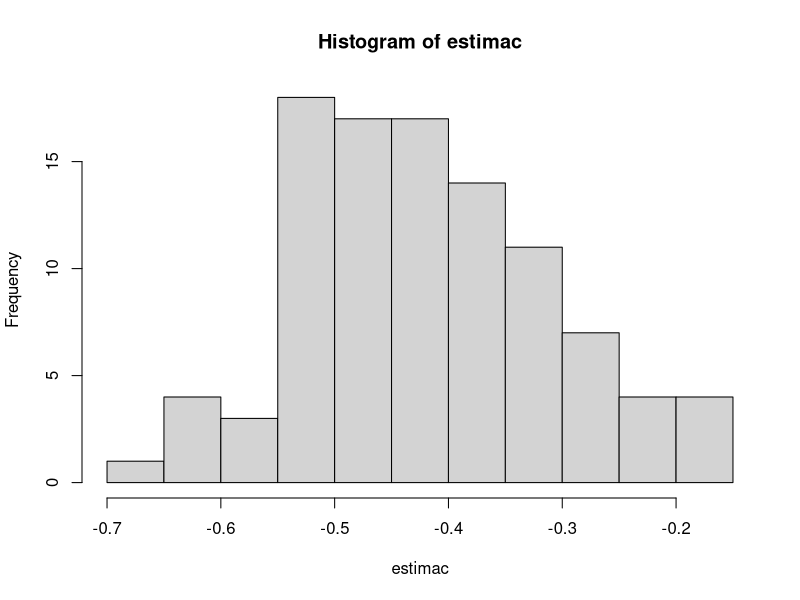
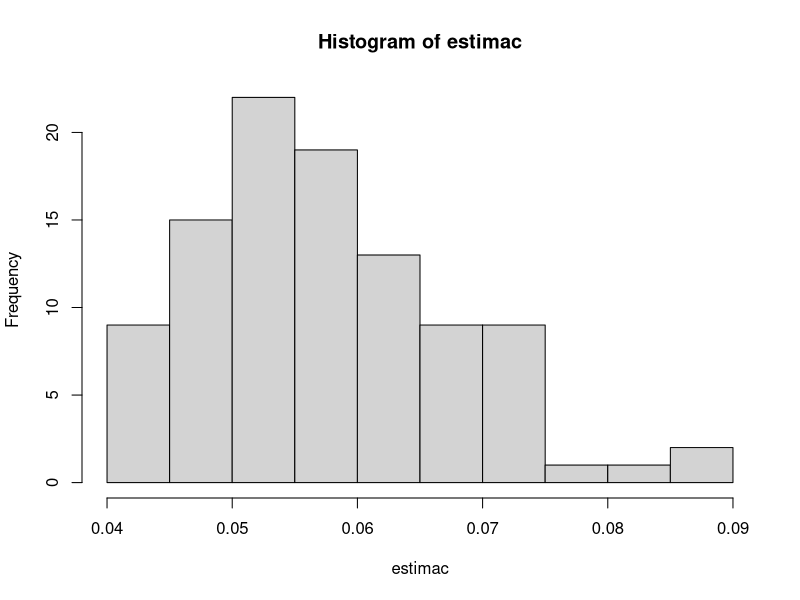
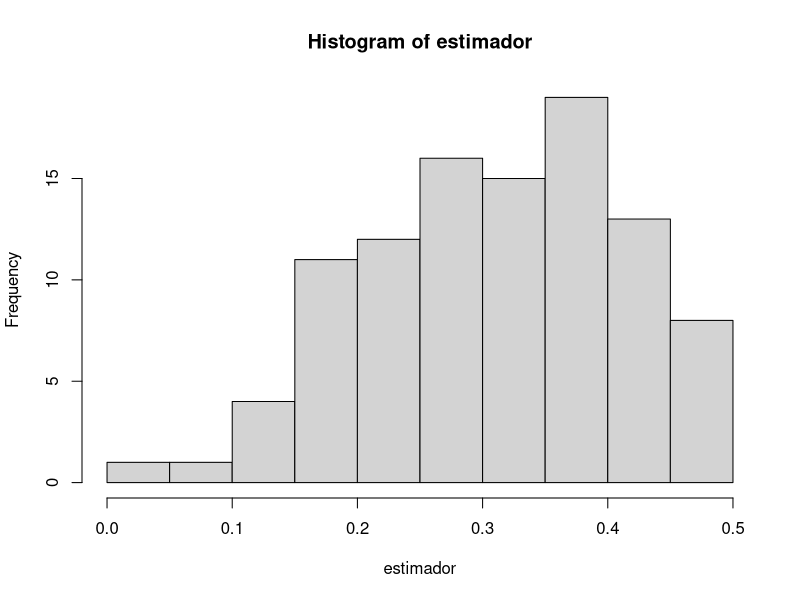

Write the R code that produced these figures, in order.
## ---- chunk 1
#Estimador bootstrap para la el coeficiente de correlacion

bootstrap3=function(datos,B,X,Y) {

  n=dim(datos)[1]
  estimac=rep(0,B)
  
  for (i in 1:B){
    indices=sample(1:n,n,T)
    estimac[i]=cor(datos[indices,X],datos[indices,Y])
  }
  
  estboot=mean(estimac)
  eeboot=sd(estimac)
  hist(estimac)
  
  return(list(estimador=estboot,eestandar=eeboot))
}


## ---- chunk 2
bootstrap3(rock,100,1,4)

## ---- chunk 3
#Estimador bootstrap para la el coeficiente de razon

bootstraprazon=function(datos,B,X,Y) {
  
  n=dim(datos)[1]
  estimac=rep(0,B)
  
  for (i in 1:B){
    indices=sample(1:n,n,T)
    estimac[i]=mean(datos[indices,Y])/mean(datos[indices,X])
  }
  
  estboot=mean(estimac)
  eeboot=sd(estimac)
  hist(estimac)
  
  return(list(estimador=estboot,eestandar=eeboot))
}


## ---- chunk 4
bootstraprazon(rock,100,1,4)
## ---- chunk 5
# funcion de boostrap para calcular la mediana
boostrap_coef_asimetria <-function(muestra_base, b) {
  
  # arreglo de estimador
  estimador=rep(0,b)
  
  # longitud de la muestra
  len <- length(muestra_base)
  
  for (i in 1:b) {
    muestra <- sample(muestra_base,len,replace=T)
    media_i =  mean(muestra)
    sd_i =  sd(muestra)
    sum = 0;
    for ( j in 1:len)
      sum = sum + ((muestra[j]-media_i)/sd_i)^3
    # Skewness
    estimador[i] = (len/((len-1)*(len-2)))*sum
  }
  
  estboot <- mean(estimador)
  eeboot <- sd(estimador)
  hist(estimador)
  return( list(estimador=estboot , eestandar=eeboot))
}
## ---- chunk 6

boostrap_coef_asimetria(iris[,1],100)

